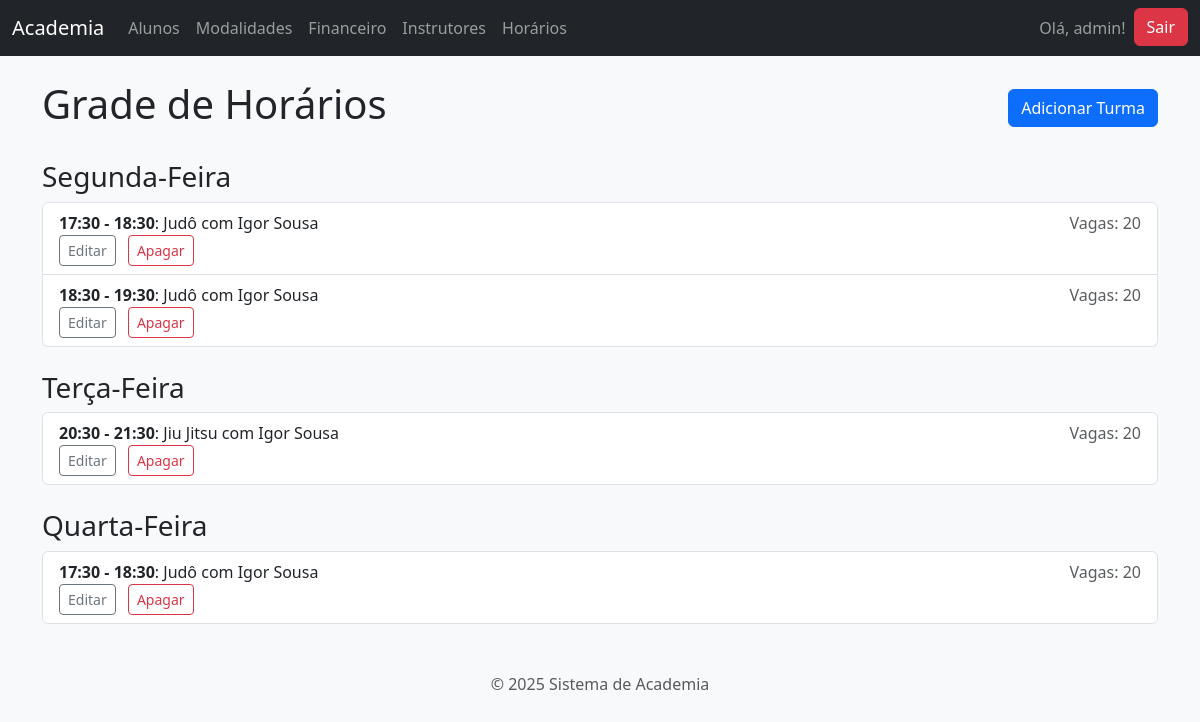
Page /gestao/horarios/ (signed in) on the committed database.
### gestao_academia/models.py (models this page shows, shortened)
class Turma(models.Model):
    DIAS_SEMANA = [
        (1,'Segunda-Feira'),
        (2, 'Terça-Feira'),
        (3, 'Quarta-Feira'),
        (4, 'Quinta-Feira'),
        (5,'Sexta-Feira'),
        (6, 'Sabado'),
        (7, 'Domingo'),
    ]
    modalidade = models.ForeignKey(Modalidade, on_delete=models.CASCADE, related_name="turmas")
    instrutor = models.ForeignKey(Instrutor, on_delete=models.SET_NULL, null=True, blank=True, related_name="turmas")
    dia_da_semana = models.IntegerField(choices=DIAS_SEMANA, verbose_name="Dia da Semana")
    horario_inicio = models.TimeField(verbose_name="Horário  de Início")
    horario_fim = models.TimeField(verbose_name="Horário Fim")
    max_alunos = models.PositiveIntegerField(verbose_name="Máximo de Alunos")

class Modalidade(models.Model):
   nome  = models.CharField(max_length=100,unique=True, help_text="Nome da modalidade (Ex: Judô, Jiu Jitsu.)")
   descricao = models.TextField(blank=True,null=True, help_text="Uma breve descrição da modalidade.")
   utiliza_faixas = models.BooleanField(default=False, verbose_name="Utiliza Faixas?")

class Instrutor(models.Model):
    nome = models.CharField(max_length= 255, verbose_name="Nome do Instrutor")
    telefone = models.CharField(max_length=20, blank=True, null=True, verbose_name="Telefone")
    email = models.EmailField(max_length=255, unique=True, blank=True, null=True, verbose_name="E-mail")

### gestao_academia/views.py (the view)
# urls.py: path('horarios/', views.grade_horarios, name='grade_horarios'),
@login_required
def grade_horarios(request):
    turmas = Turma.objects.all()
    dias_com_turmas = {}
    for dia_num, dia_nome in Turma.DIAS_SEMANA:
        turmas_do_dia = turmas.filter(dia_da_semana=dia_num)
        if turmas_do_dia:
            dias_com_turmas[dia_nome] = turmas_do_dia
    return render(request,'gestao_academia/grade_horarios.html', {'dias_com_turmas': dias_com_turmas})

### gestao_academia/templates/gestao_academia/grade_horarios.html (shortened to what this page needs)
{% extends 'base.html' %}
{% block content %}
<div class="d-flex justify-content-between align-items-center mb-4">
    <h1>Grade de Horários</h1>
    <a href="{% url 'turma_criar' %}" class="btn btn-primary">Adicionar Turma</a>
</div>
{% for dia, turmas_do_dia in dias_com_turmas.items %}
    <h3 class="mt-4">{{ dia }}</h3>
    <div class="list-group">
        {% for turma in turmas_do_dia %}
            <div class="list-group-item">
                <strong>{{ turma.horario_inicio|time:"H:i" }} - {{ turma.horario_fim|time:"H:i" }}</strong>:
                {{ turma.modalidade.nome }} com {{ turma.instrutor.nome|default:"-" }}
                <span class="float-end text-muted">Vagas: {{ turma.max_alunos }}</span>
                <div>
                    <a href="{% url 'turma_editar' pk=turma.pk %}" class="btn btn-sm btn-outline-secondary">Editar</a>
                    <a href="{% url 'turma_apagar' pk=turma.pk %}" class="btn btn-sm btn-outline-danger ms-2">Apagar</a>
                </div>
            </div>
        {% endfor %}
    </div>
{% empty %}
    <div class="alert alert-info">Nenhuma turma registrada ainda.</div>
{% endfor %}
{% endblock %}

### templates/base.html (shortened to what this page needs)
<!DOCTYPE html>
<html lang="pt-br">
<head>
    <link href="https://cdn.jsdelivr.net/npm/bootstrap@5.3.3/dist/css/bootstrap.min.css" rel="stylesheet">
</head>
<body class="bg-light">
 <nav class="navbar navbar-expand-lg navbar-dark bg-dark mb-4">
    <div class="container-fluid">
        <a class="navbar-brand" href="{% url 'dashboard' %}">Academia</a>
        <div class="collapse navbar-collapse" id="navbarNav">
            <ul class="navbar-nav me-auto mb-2 mb-lg-0">
                {% if user.is_authenticated %}
                    <li class="nav-item">
                        <a class="nav-link" href="{% url 'lista_alunos' %}">Alunos</a>
                    </li>
                    <li class="nav-item">
                        <a class="nav-link" href="{% url 'lista_modalidades' %}">Modalidades</a>
                    </li>
                    <li class="nav-item">
                        <a class="nav-link" href="{% url 'lista_pagamentos' %}">Financeiro</a>
                    </li>
                    <li class="nav-item">
                        <a class="nav-link" href="{% url 'lista_instrutores' %}">Instrutores</a>
                    </li>
                    <li class="nav-item">
                        <a class="nav-link" href="{% url 'grade_horarios' %}">Horários</a>
                    </li>
                {% endif %}
            </ul>
            <ul class="navbar-nav ms-auto">
                {% if user.is_authenticated %}
                    <li class="nav-item">
                        <span class="nav-link">Olá, {{ user.username }}!</span>
                    </li>
                    <li class="nav-item">
                        <form action="{% url 'logout' %}" method="post">
                            <button type="submit" class="btn btn-danger">Sair</button>
                        </form>
                    </li>
                {% endif %}
            </ul>
        </div>
    </div>
</nav>
    <main class="container">
        {% block content %}{% endblock %}
    </main>
    <footer class="text-center text-muted mt-5">
        <p>&copy; {% now "Y" %} Sistema de Academia</p>
    </footer>
</body>
</html>

### rows in the picture
Turma: horario_inicio "17:30", horario_fim "18:30", modalidade.nome "Judô", instrutor.nome "Igor Sousa", max_alunos "20"
Turma: horario_inicio "18:30", horario_fim "19:30", modalidade.nome "Judô", instrutor.nome "Igor Sousa", max_alunos "20"
Turma: horario_inicio "20:30", horario_fim "21:30", modalidade.nome "Jiu Jitsu", instrutor.nome "Igor Sousa", max_alunos "20"
Turma: horario_inicio "17:30", horario_fim "18:30", modalidade.nome "Judô", instrutor.nome "Igor Sousa", max_alunos "20"

### other values in the picture
{{ user.username }} "admin"
{{ dia }} "Segunda-Feira" "Terça-Feira" "Quarta-Feira"
